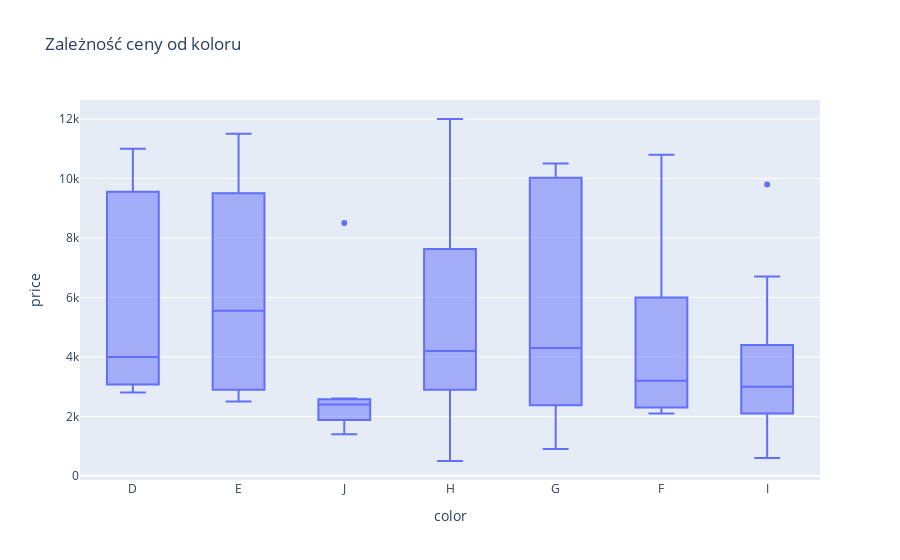
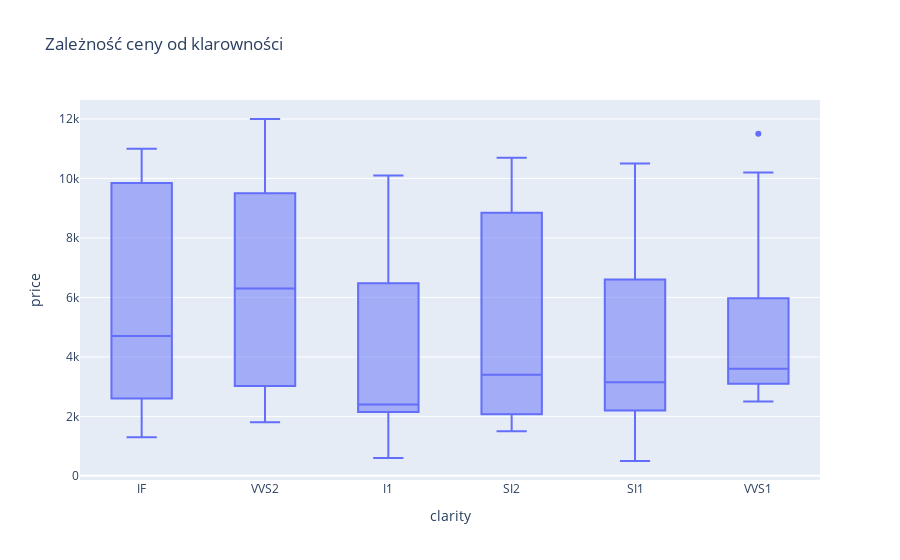

Notebook cell for these charts, in order:
### Code cell
import plotly.express as px

# Wizualizacja zależności ceny od koloru
fig_color = px.box(data_df, x='color', y='price', title='Zależność ceny od koloru')

# Wizualizacja zależności ceny od klarowności
fig_clarity = px.box(data_df, x='clarity', y='price', title='Zależność ceny od klarowności')

fig_color.show()
fig_clarity.show()

### Figure 1 — Plotly figure (JSON) as saved in the notebook; plotly's stock layout.template omitted (floating-point values rounded to 4 significant figures)
{"data": [{"alignmentgroup": "True", "hovertemplate": "color=%{x}<br>price=%{y}<extra></extra>", "legendgroup": "", "marker": {"color": "#636efa"}, "name": "", "notched": false, "offsetgroup": "", "orientation": "v", "showlegend": false, "type": "box", "x": ["D", "E", "D", "J", "D", "H", "J", "G", "D", "H", "G", "J", "E", "F", "H", "I", "D", "J", "H", "I", "D", "G", "J", "G", "E", "H", "I", "F", "J", "G", "I", "G", "H", "J", "G", "D", "E", "F", "E", "D", "H", "F", "I", "H", "I", "F", "H", "I", "D", "F", "E", "I", "E", "E", "H", "G", "H", "I", "G", "H", "E", "H", "E", "F", "G", "H", "I", "H", "I", "E", "F", "H", "G", "F", "H", "G", "F", "I", "H", "F", "I", "H", "E", "G", "H", "E", "F", "G", "I", "E", "G", "H", "F"], "x0": " ", "xaxis": "x", "y": [3000, 4500, 10000, 2400, 3100, 1800, 2100, 10500, 11000, 500, 1300, 2500, 2900, 10800, 2600, 1700, 9400, 8500, 1500, 4800, 7300, 1400, 2600, 3800, 3300, 11200, 600, 9900, 1400, 9800, 1700, 900, 4600, 1800, 2300, 4000, 6600, 3100, 10200, 2800, 9900, 4700, 2200, 7100, 6700, 3200, 9200, 4100, 3600, 2300, 3400, 4400, 11500, 7300, 3100, 9300, 4200, 9800, 10100, 3000, 2600, 3600, 9500, 2100, 4300, 6300, 2800, 10200, 3200, 9300, 2400, 3100, 4000, 2100, 6500, 2600, 10100, 3200, 12000, 4600, 2200, 4400, 10700, 10500, 3100, 2500, 3300, 10100, 2100, 2900, 9800, 2000, 2300], "y0": " ", "yaxis": "y"}], "layout": {"boxmode": "group", "legend": {"tracegroupgap": 0}, "title": {"text": "Zależność ceny od koloru"}, "xaxis": {"anchor": "y", "domain": [0, 1], "title": {"text": "color"}}, "yaxis": {"anchor": "x", "domain": [0, 1], "title": {"text": "price"}}}}

### Figure 2 — Plotly figure (JSON) as saved in the notebook; plotly's stock layout.template omitted (floating-point values rounded to 4 significant figures)
{"data": [{"alignmentgroup": "True", "hovertemplate": "clarity=%{x}<br>price=%{y}<extra></extra>", "legendgroup": "", "marker": {"color": "#636efa"}, "name": "", "notched": false, "offsetgroup": "", "orientation": "v", "showlegend": false, "type": "box", "x": ["IF", "VVS2", "IF", "I1", "IF", "SI2", "I1", "SI1", "IF", "SI1", "IF", "I1", "SI2", "VVS2", "SI2", "SI2", "IF", "SI2", "SI2", "VVS1", "VVS2", "IF", "VVS2", "SI2", "SI1", "VVS2", "I1", "SI2", "SI1", "IF", "SI2", "I1", "VVS1", "VVS2", "I1", "SI2", "SI1", "VVS2", "VVS1", "VVS2", "SI1", "IF", "SI2", "SI2", "SI1", "VVS2", "VVS2", "SI1", "VVS1", "I1", "SI2", "SI1", "VVS1", "I1", "VVS1", "SI1", "SI2", "I1", "VVS2", "SI1", "VVS2", "VVS1", "VVS1", "SI1", "VVS2", "VVS2", "SI1", "SI2", "VVS1", "VVS2", "SI1", "VVS1", "I1", "SI2", "VVS2", "VVS1", "SI2", "VVS1", "VVS2", "SI1", "SI1", "VVS1", "SI2", "SI2", "VVS1", "VVS1", "VVS1", "I1", "SI1", "SI2", "VVS1", "SI2", "SI1"], "x0": " ", "xaxis": "x", "y": [3000, 4500, 10000, 2400, 3100, 1800, 2100, 10500, 11000, 500, 1300, 2500, 2900, 10800, 2600, 1700, 9400, 8500, 1500, 4800, 7300, 1400, 2600, 3800, 3300, 11200, 600, 9900, 1400, 9800, 1700, 900, 4600, 1800, 2300, 4000, 6600, 3100, 10200, 2800, 9900, 4700, 2200, 7100, 6700, 3200, 9200, 4100, 3600, 2300, 3400, 4400, 11500, 7300, 3100, 9300, 4200, 9800, 10100, 3000, 2600, 3600, 9500, 2100, 4300, 6300, 2800, 10200, 3200, 9300, 2400, 3100, 4000, 2100, 6500, 2600, 10100, 3200, 12000, 4600, 2200, 4400, 10700, 10500, 3100, 2500, 3300, 10100, 2100, 2900, 9800, 2000, 2300], "y0": " ", "yaxis": "y"}], "layout": {"boxmode": "group", "legend": {"tracegroupgap": 0}, "title": {"text": "Zależność ceny od klarowności"}, "xaxis": {"anchor": "y", "domain": [0, 1], "title": {"text": "clarity"}}, "yaxis": {"anchor": "x", "domain": [0, 1], "title": {"text": "price"}}}}
